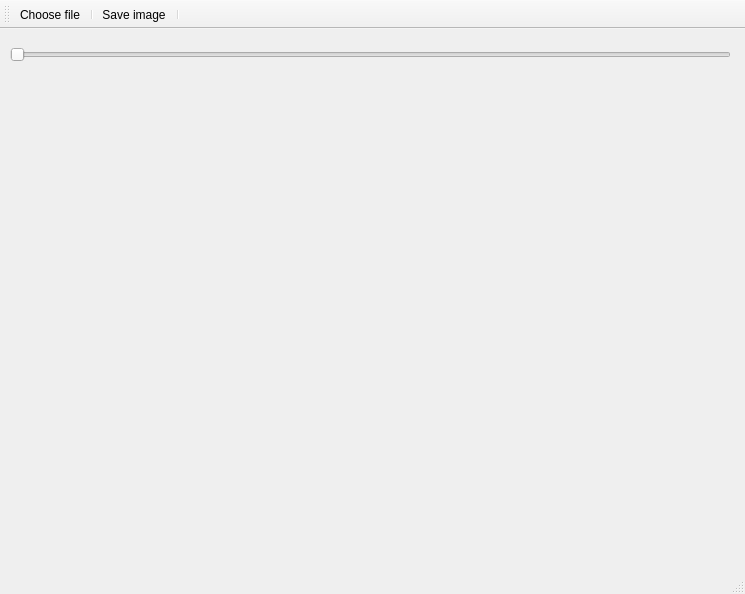
<?xml version="1.0" encoding="UTF-8"?>
<ui version="4.0">
 <class>MainWindow</class>
 <widget class="QMainWindow" name="MainWindow">
  <property name="geometry">
   <rect>
    <x>0</x>
    <y>0</y>
    <width>745</width>
    <height>594</height>
   </rect>
  </property>
  <property name="windowTitle">
   <string>MainWindow</string>
  </property>
  <widget class="QWidget" name="centralWidget">
   <widget class="QLabel" name="label">
    <property name="geometry">
     <rect>
      <x>10</x>
      <y>50</y>
      <width>721</width>
      <height>461</height>
     </rect>
    </property>
    <property name="styleSheet">
     <string notr="true"/>
    </property>
    <property name="text">
     <string/>
    </property>
   </widget>
   <widget class="QSlider" name="horizontalSlider">
    <property name="geometry">
     <rect>
      <x>10</x>
      <y>10</y>
      <width>721</width>
      <height>31</height>
     </rect>
    </property>
    <property name="maximum">
     <number>200</number>
    </property>
    <property name="orientation">
     <enum>Qt::Horizontal</enum>
    </property>
   </widget>
  </widget>
  <widget class="QMenuBar" name="menuBar">
   <property name="geometry">
    <rect>
     <x>0</x>
     <y>0</y>
     <width>745</width>
     <height>21</height>
    </rect>
   </property>
  </widget>
  <widget class="QToolBar" name="mainToolBar">
   <attribute name="toolBarArea">
    <enum>TopToolBarArea</enum>
   </attribute>
   <attribute name="toolBarBreak">
    <bool>false</bool>
   </attribute>
   <addaction name="chooseFileBtn"/>
   <addaction name="separator"/>
   <addaction name="saveImageBtn"/>
   <addaction name="separator"/>
  </widget>
  <widget class="QStatusBar" name="statusBar"/>
  <action name="chooseFileBtn">
   <property name="icon">
    <iconset resource="resources.qrc">
     <normaloff>:/images/icons/dir.png</normaloff>:/images/icons/dir.png</iconset>
   </property>
   <property name="text">
    <string>Choose file</string>
   </property>
   <property name="toolTip">
    <string>Choose file</string>
   </property>
  </action>
  <action name="saveImageBtn">
   <property name="icon">
    <iconset resource="resources.qrc">
     <normaloff>:/images/icons/save.png</normaloff>:/images/icons/save.png</iconset>
   </property>
   <property name="text">
    <string>Save image</string>
   </property>
   <property name="toolTip">
    <string>Save image</string>
   </property>
  </action>
 </widget>
 <layoutdefault spacing="6" margin="11"/>
 <resources>
  <include location="resources.qrc"/>
 </resources>
 <connections/>
</ui>
